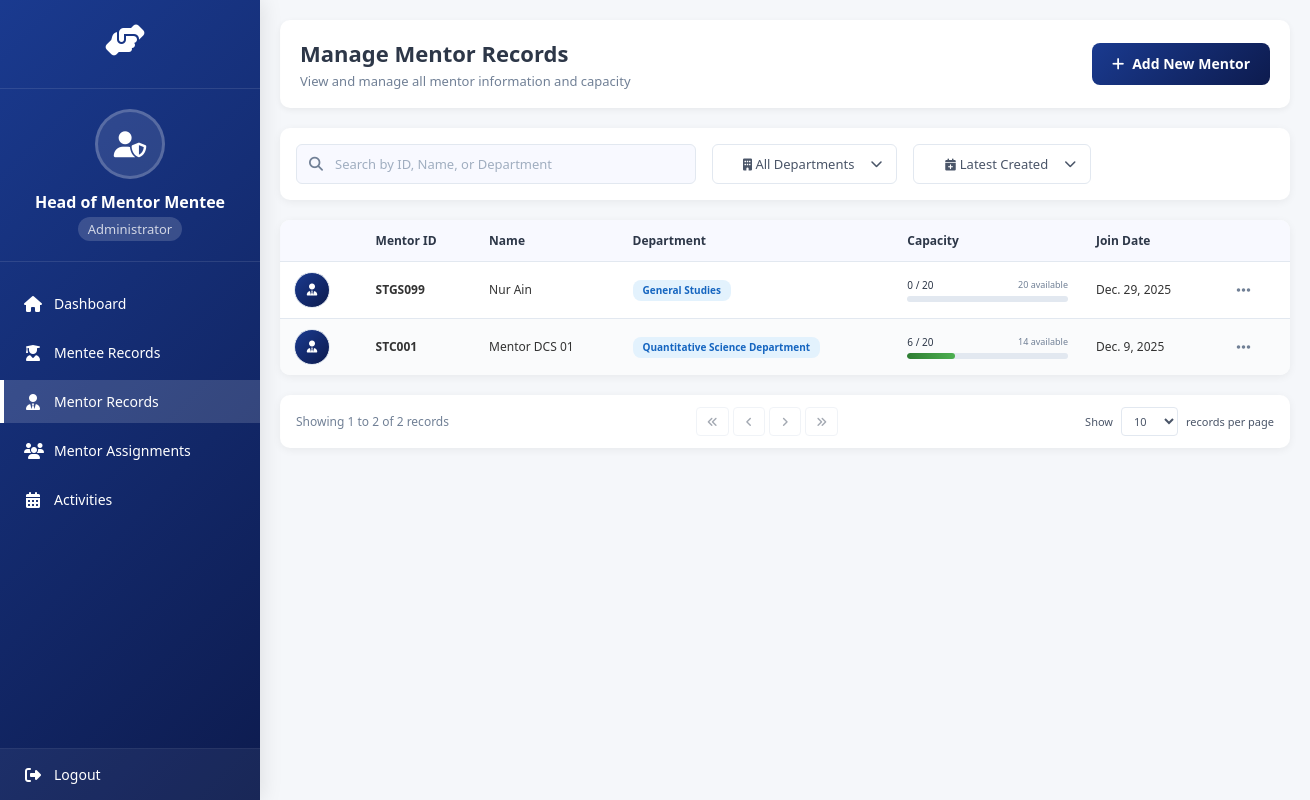
Page /mmms/head/mentors/ (signed in) on the committed database.
### system/models.py (models this page shows, shortened)
class Mentor(models.Model):
    user = models.OneToOneField(settings.AUTH_USER_MODEL, on_delete=models.CASCADE)
    profile_picture = models.ImageField(upload_to='mentor_profile_pictures/', null=True, blank=True)
    MentorID = models.CharField(max_length=12, primary_key=True)
    MentorName = models.CharField(max_length=100)
    MentorEmail = models.EmailField()
    MentorPhone = models.CharField(max_length=15)
    MentorIC = models.CharField(max_length=15)
    MentorAddress = models.CharField(max_length=255)
    MentorPostcode = models.CharField(max_length=10)
    MentorCity = models.CharField(max_length=50)
    MentorState = models.CharField(max_length=50)
    MentorRace = models.CharField(max_length=50)
    MentorReligion = models.CharField(max_length=50)
    MentorDepartment = models.CharField(max_length=100)
    MaxMentees = models.IntegerField(default=20)
    CurrentMentees = models.IntegerField(default=0)
    MentorJoinDate = models.DateField()

### system/views.py (the view)
# urls.py: path('head/mentors/', views.manage_mentors, name='manage_mentors'),
@login_required
def manage_mentors(request):
    if request.user.role != 'head':
        messages.error(request, 'Access denied. Head role required.')
        return redirect('homepage')
    mentors = Mentor.objects.all().order_by('MentorDepartment', 'MentorID')
    for mentor in mentors:
        current_assignments = MentorMenteeAssignment.objects.filter(
            mentor=mentor,
            assignment_status='active'
        ).count()
        mentor.current_assignments_count = current_assignments
        mentor.available_slots = mentor.MaxMentees - current_assignments
    mentors_with_vacancy = [m for m in mentors if m.available_slots > 0]
    total_vacancy = sum(m.available_slots for m in mentors_with_vacancy)
    departments = Mentor.objects.values_list('MentorDepartment', flat=True).distinct()
    departments_count = departments.count()
    search_query = request.GET.get('search', '')
    if search_query:
        mentors = mentors.filter(
            Q(MentorID__icontains=search_query) |
            Q(MentorName__icontains=search_query) |
            Q(MentorDepartment__icontains=search_query)
        )
    context = {
        'mentors': mentors,
        'search_query': search_query,
        'mentors_with_vacancy': mentors_with_vacancy,
        'total_vacancy': total_vacancy,
        'departments': departments,
        'departments_count': departments_count,
    }
    return render(request, 'manage_mentors.html', context)

### system/templates/manage_mentors.html (shortened to what this page needs)
<!DOCTYPE html>
<html lang="en">
<head>
    <link rel="stylesheet" href="https://cdnjs.cloudflare.com/ajax/libs/font-awesome/6.4.0/css/all.min.css">
</head>
<body>
    <div class="sidebar">
        <div class="logo-section">
            <div class="logo">
                <i class="fas fa-hands-helping"></i>
            </div>
        </div>
        <div class="user-info">
            <div class="user-avatar">
                <i class="fas fa-user-shield"></i>
            </div>
            <div class="user-name">Head of Mentor Mentee</div>
            <div class="user-role">Administrator</div>
        </div>
        <ul class="nav-menu">
            <li class="nav-item">
                <a href="{% url 'head_homepage' %}" class="nav-link">
                    <i class="fas fa-home"></i>
                    <span class="nav-text">Dashboard</span>
                </a>
            </li>
            <li class="nav-item">
                <a href="{% url 'manage_mentees' %}" class="nav-link">
                    <i class="fas fa-user-graduate"></i>
                    <span class="nav-text">Mentee Records</span>
                </a>
            </li>
            <li class="nav-item">
                <a href="{% url 'manage_mentors' %}" class="nav-link active">
                    <i class="fas fa-user-tie"></i>
                    <span class="nav-text">Mentor Records</span>
                </a>
            </li>
            <li class="nav-item">
                <a href="{% url 'mentor_assignments' %}" class="nav-link">
                    <i class="fas fa-users"></i>
                    <span class="nav-text">Mentor Assignments</span>
                </a>
            </li>
            <li class="nav-item">
                <a href="{% url 'mentor_mentee_activities' %}" class="nav-link">
                    <i class="fas fa-calendar-alt"></i>
                    <span class="nav-text">Activities</span>
                </a>
            </li>
        </ul>
        <div class="sidebar-footer">
            <div class="nav-item logout-item">
                <a href="{% url 'logout' %}" class="logout-link">
                    <i class="fas fa-sign-out-alt"></i>
                    <span class="nav-text">Logout</span>
                </a>
            </div>
        </div>
    </div>
    <div class="main-content">
        <div class="content-header">
            <div>
                <h1>Manage Mentor Records</h1>
                <p>View and manage all mentor information and capacity</p>
            </div>
            <div class="profile-section">
                <a href="{% url 'add_mentor' %}" class="btn btn-success">
                    <i class="fas fa-plus"></i>
                    Add New Mentor
                </a>
            </div>
        </div>
        <div class="controls">
            <div class="search-container">
                <i class="fas fa-search"></i>
                <input type="text" class="search-input" id="searchInput" placeholder="Search by ID, Name, or Department"
                    value="{{ search_query }}" onkeyup="filterMentors()">
            </div>
            <div class="department-filter-dropdown" id="departmentFilterDropdown">
                <button class="department-dropdown-toggle" id="departmentDropdownToggle"
                    onclick="toggleDepartmentDropdown(event)">
                    <span id="currentDepartmentLabel">
                        <i class="fas fa-building"></i>
                        All Departments
                    </span>
                    <i class="fas fa-chevron-down"></i>
                </button>
            </div>
            <div class="sort-filter-dropdown" id="sortFilterDropdown">
                <button class="sort-dropdown-toggle" id="sortDropdownToggle" onclick="toggleSortDropdown(event)">
                    <span id="currentSortLabel">
                        <i class="fas fa-calendar-plus"></i>
                        Latest Created
                    </span>
                    <i class="fas fa-chevron-down"></i>
                </button>
            </div>
        </div>
        {% if mentors %}
        <div class="mentor-table-container">
            <table class="mentor-table" id="mentorTable">
                <thead>
                    <tr>
                        <th></th>
                        <th>Mentor ID</th>
                        <th>Name</th>
                        <th>Department</th>
                        <th>Capacity</th>
                        <th>Join Date</th>
                        <th></th>
                    </tr>
                </thead>
                <tbody id="mentorTableBody">
                    {% for mentor in mentors %}
                    <tr class="mentor-row" data-department="{{ mentor.MentorDepartment }}"
                        data-vacancy="{{ mentor.available_slots }}"
                        data-assigned="{{ mentor.current_assignments_count }}" data-total="{{ mentor.MaxMentees }}"
                        data-view-url="{% url 'view_mentor' mentor.MentorID %}" data-mentor-id="{{ mentor.MentorID }}"
                        data-mentor-name="{{ mentor.MentorName }}"
                        data-created-date="{{ mentor.MentorJoinDate|date:'Y-m-d' }}">
                        <td>
                            {% if mentor.profile_picture %}
                            <img src="{{ mentor.profile_picture.url }}" alt="{{ mentor.MentorName }}"
                                class="profile-picture">
                            {% else %}
                            <div class="profile-picture-placeholder">
                                <i class="fas fa-user-tie"></i>
                            </div>
                            {% endif %}
                        </td>
                        <td><strong>{{ mentor.MentorID }}</strong></td>
                        <td>{{ mentor.MentorName }}</td>
                        <td>
                            <span class="department-badge">{{ mentor.MentorDepartment }}</span>
                        </td>
                        <td>
                            <div class="capacity-container">
                                <div class="capacity-info">
                                    <span class="capacity-numbers">{{ mentor.current_assignments_count }} / {{ mentor.MaxMentees }}</span>
                                    <span class="capacity-vacancy">{{ mentor.available_slots }} available</span>
                                </div>
                                <div class="capacity-bar">
                                    <div class="capacity-fill {% if mentor.available_slots >= 10 %}high{% elif mentor.available_slots >= 5 %}medium{% elif mentor.available_slots > 0 %}low{% else %}full{% endif %}"
                                        style="width: {% if mentor.MaxMentees > 0 %}{% widthratio mentor.current_assignments_count mentor.MaxMentees 100 %}{% else %}0{% endif %}%">
                                    </div>
                                </div>
                            </div>
                        </td>
                        <td>{{ mentor.MentorJoinDate }}</td>
                        <td>
                            <div class="dropdown" id="dropdown-{{ mentor.MentorID }}">
                                <button class="dropdown-toggle" type="button"
                                    onclick="toggleDropdown('{{ mentor.MentorID }}', event)">
                                    <i class="fas fa-ellipsis-h"></i>
                                </button>
                            </div>
                        </td>
                    </tr>
                    {% endfor %}
                </tbody>
            </table>
        </div>
        <div class="pagination-container">
            <div class="pagination-info" id="paginationInfo">
            </div>
            <div class="pagination">
                {% if mentors.has_previous %}
                <button class="page-btn" onclick="goToPage(1)">
                    <i class="fas fa-angle-double-left"></i>
                </button>
                <button class="page-btn" onclick="goToPage({{ mentors.previous_page_number }})">
                    <i class="fas fa-angle-left"></i>
                </button>
                {% else %}
                <button class="page-btn" disabled>
                    <i class="fas fa-angle-double-left"></i>
                </button>
                <button class="page-btn" disabled>
                    <i class="fas fa-angle-left"></i>
                </button>
                {% endif %}
                    {% if mentors.has_next %}
                    <button class="page-btn" onclick="goToPage({{ mentors.next_page_number }})">
                        <i class="fas fa-angle-right"></i>
                    </button>
                    <button class="page-btn" onclick="goToPage({{ mentors.paginator.num_pages }})">
                        <i class="fas fa-angle-double-right"></i>
                    </button>
                    {% else %}
                    <button class="page-btn" disabled>
                        <i class="fas fa-angle-right"></i>
                    </button>
                    <button class="page-btn" disabled>
                        <i class="fas fa-angle-double-right"></i>
                    </button>
                    {% endif %}
            </div>
            <div class="records-per-page">
                <span>Show</span>
                <select id="recordsPerPage" onchange="changeRecordsPerPage(this.value)">
                    <option value="10" {% if per_page == 10 %}selected{% endif %}>10</option>
                </select>
                <span>records per page</span>
            </div>
        </div>
        {% endif %}
    </div>
</body>
</html>

### rows in the picture
Mentor: MentorID "STGS099", MentorName "Nur Ain", MentorDepartment "General Studies", current_assignments_count "0", MaxMentees "20", available_slots "20", MentorJoinDate "Dec. 29, 2025"
Mentor: MentorID "STC001", MentorName "Mentor DCS 01", MentorDepartment "Quantitative Science Department", current_assignments_count "6", MaxMentees "20", available_slots "14", MentorJoinDate "Dec. 9, 2025"
